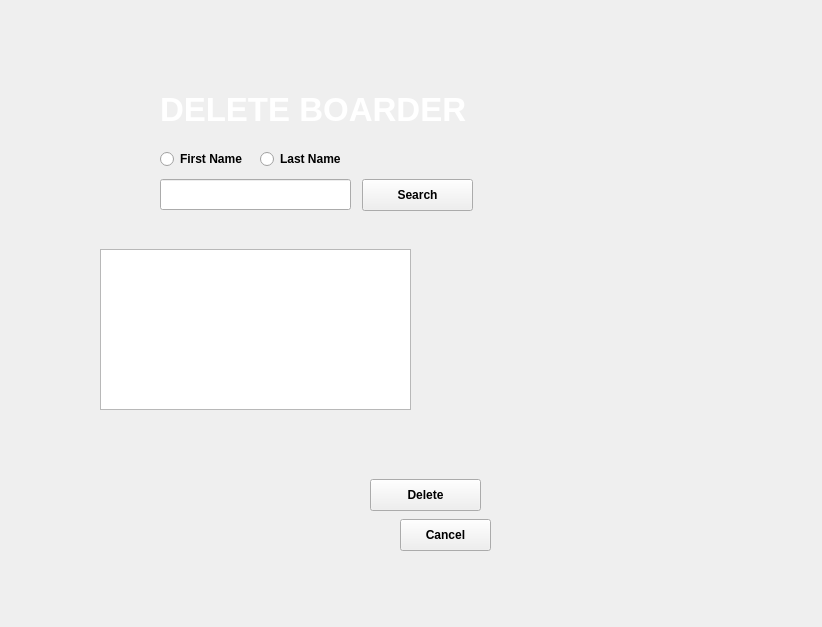
<?xml version="1.0" encoding="UTF-8"?>
<ui version="4.0">
 <class>DeleteBoarder</class>
 <widget class="QWidget" name="DeleteBoarder">
  <property name="geometry">
   <rect>
    <x>0</x>
    <y>0</y>
    <width>822</width>
    <height>627</height>
   </rect>
  </property>
  <property name="windowTitle">
   <string>Form</string>
  </property>
  <widget class="QLineEdit" name="lineEdit">
   <property name="geometry">
    <rect>
     <x>160</x>
     <y>179</y>
     <width>191</width>
     <height>31</height>
    </rect>
   </property>
   <property name="font">
    <font>
     <weight>75</weight>
     <bold>true</bold>
    </font>
   </property>
  </widget>
  <widget class="QLabel" name="labelThereare">
   <property name="geometry">
    <rect>
     <x>100</x>
     <y>429</y>
     <width>191</width>
     <height>41</height>
    </rect>
   </property>
   <property name="font">
    <font>
     <weight>75</weight>
     <bold>true</bold>
    </font>
   </property>
   <property name="styleSheet">
    <string notr="true">color: rgb(255, 255, 255);</string>
   </property>
   <property name="text">
    <string/>
   </property>
  </widget>
  <widget class="QLabel" name="label">
   <property name="geometry">
    <rect>
     <x>160</x>
     <y>79</y>
     <width>311</width>
     <height>61</height>
    </rect>
   </property>
   <property name="font">
    <font>
     <pointsize>25</pointsize>
     <weight>75</weight>
     <bold>true</bold>
    </font>
   </property>
   <property name="styleSheet">
    <string notr="true">color: rgb(255, 255, 255);</string>
   </property>
   <property name="text">
    <string>DELETE BOARDER</string>
   </property>
  </widget>
  <widget class="QTableView" name="tableView">
   <property name="geometry">
    <rect>
     <x>100</x>
     <y>249</y>
     <width>311</width>
     <height>161</height>
    </rect>
   </property>
  </widget>
  <widget class="QPushButton" name="search">
   <property name="geometry">
    <rect>
     <x>362</x>
     <y>179</y>
     <width>111</width>
     <height>32</height>
    </rect>
   </property>
   <property name="font">
    <font>
     <weight>75</weight>
     <bold>true</bold>
    </font>
   </property>
   <property name="text">
    <string>Search</string>
   </property>
  </widget>
  <widget class="QRadioButton" name="radioButtonLastName">
   <property name="geometry">
    <rect>
     <x>260</x>
     <y>149</y>
     <width>100</width>
     <height>20</height>
    </rect>
   </property>
   <property name="font">
    <font>
     <weight>75</weight>
     <bold>true</bold>
    </font>
   </property>
   <property name="styleSheet">
    <string notr="true"/>
   </property>
   <property name="text">
    <string>Last Name</string>
   </property>
  </widget>
  <widget class="QPushButton" name="delete_2">
   <property name="geometry">
    <rect>
     <x>370</x>
     <y>479</y>
     <width>111</width>
     <height>32</height>
    </rect>
   </property>
   <property name="font">
    <font>
     <weight>75</weight>
     <bold>true</bold>
    </font>
   </property>
   <property name="text">
    <string>Delete</string>
   </property>
  </widget>
  <widget class="QPushButton" name="cancel">
   <property name="geometry">
    <rect>
     <x>400</x>
     <y>519</y>
     <width>91</width>
     <height>32</height>
    </rect>
   </property>
   <property name="font">
    <font>
     <weight>75</weight>
     <bold>true</bold>
    </font>
   </property>
   <property name="text">
    <string>Cancel</string>
   </property>
  </widget>
  <widget class="QLabel" name="label_2">
   <property name="geometry">
    <rect>
     <x>0</x>
     <y>-1</y>
     <width>631</width>
     <height>631</height>
    </rect>
   </property>
   <property name="text">
    <string/>
   </property>
   <property name="pixmap">
    <pixmap>C:/Users/GianFrancesSacay/Desktop/RoomRental/RoomRental/images/bbb.jpg</pixmap>
   </property>
  </widget>
  <widget class="QRadioButton" name="radioButtonFirstName">
   <property name="geometry">
    <rect>
     <x>160</x>
     <y>149</y>
     <width>100</width>
     <height>20</height>
    </rect>
   </property>
   <property name="font">
    <font>
     <weight>75</weight>
     <bold>true</bold>
    </font>
   </property>
   <property name="styleSheet">
    <string notr="true"/>
   </property>
   <property name="text">
    <string>First Name</string>
   </property>
  </widget>
  <widget class="QLabel" name="labelSearchingfor">
   <property name="geometry">
    <rect>
     <x>140</x>
     <y>220</y>
     <width>221</width>
     <height>20</height>
    </rect>
   </property>
   <property name="font">
    <font>
     <weight>75</weight>
     <bold>true</bold>
    </font>
   </property>
   <property name="styleSheet">
    <string notr="true">color: rgb(255, 255, 255);</string>
   </property>
   <property name="text">
    <string/>
   </property>
  </widget>
 </widget>
 <resources/>
 <connections/>
</ui>
